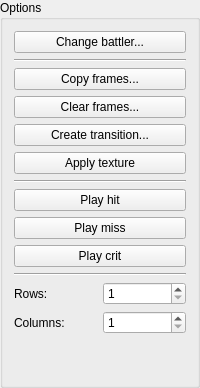
                           <widget class="QGroupBox" name="groupBoxAnimationsOptions">
                            <property name="title">
                             <string>Options</string>
                            </property>
                            <layout class="QGridLayout" name="gridLayout_34">
                             <item row="0" column="0">
                              <layout class="QVBoxLayout" name="verticalLayout_6" stretch="0,0,0,0,0,0,0,0,0,0,0,0,0,0">
                               <item>
                                <widget class="QPushButton" name="pushButtonChangeBattler">
                                 <property name="text">
                                  <string>Change battler...</string>
                                 </property>
                                </widget>
                               </item>
                               <item>
                                <widget class="Line" name="line">
                                 <property name="orientation">
                                  <enum>Qt::Horizontal</enum>
                                 </property>
                                </widget>
                               </item>
                               <item>
                                <widget class="QPushButton" name="pushButtonCopyFrames">
                                 <property name="text">
                                  <string>Copy frames...</string>
                                 </property>
                                </widget>
                               </item>
                               <item>
                                <widget class="QPushButton" name="pushButtonClearFrames">
                                 <property name="text">
                                  <string>Clear frames...</string>
                                 </property>
                                </widget>
                               </item>
                               <item>
                                <widget class="QPushButton" name="pushButtonCreateTransition">
                                 <property name="text">
                                  <string>Create transition...</string>
                                 </property>
                                </widget>
                               </item>
                               <item>
                                <widget class="QPushButton" name="pushButtonApplyTexture">
                                 <property name="text">
                                  <string>Apply texture</string>
                                 </property>
                                </widget>
                               </item>
                               <item>
                                <widget class="Line" name="line_2">
                                 <property name="orientation">
                                  <enum>Qt::Horizontal</enum>
                                 </property>
                                </widget>
                               </item>
                               <item>
                                <widget class="QPushButton" name="pushButtonPlayHit">
                                 <property name="text">
                                  <string>Play hit</string>
                                 </property>
                                </widget>
                               </item>
                               <item>
                                <widget class="QPushButton" name="pushButtonPlayMiss">
                                 <property name="text">
                                  <string>Play miss</string>
                                 </property>
                                </widget>
                               </item>
                               <item>
                                <widget class="QPushButton" name="pushButtonPlayCrit">
                                 <property name="text">
                                  <string>Play crit</string>
                                 </property>
                                </widget>
                               </item>
                               <item>
                                <widget class="Line" name="line_3">
                                 <property name="orientation">
                                  <enum>Qt::Horizontal</enum>
                                 </property>
                                </widget>
                               </item>
                               <item>
                                <layout class="QHBoxLayout" name="horizontalLayout_18">
                                 <item>
                                  <widget class="QLabel" name="labelRows">
                                   <property name="text">
                                    <string>Rows:</string>
                                   </property>
                                  </widget>
                                 </item>
                                 <item>
                                  <widget class="QSpinBox" name="spinBoxAnimationRows">
                                   <property name="minimum">
                                    <number>1</number>
                                   </property>
                                   <property name="maximum">
                                    <number>999</number>
                                   </property>
                                  </widget>
                                 </item>
                                </layout>
                               </item>
                               <item>
                                <layout class="QHBoxLayout" name="horizontalLayout_19">
                                 <item>
                                  <widget class="QLabel" name="labelColumns">
                                   <property name="text">
                                    <string>Columns:</string>
                                   </property>
                                  </widget>
                                 </item>
                                 <item>
                                  <widget class="QSpinBox" name="spinBoxAnimationColumns">
                                   <property name="minimum">
                                    <number>1</number>
                                   </property>
                                   <property name="maximum">
                                    <number>999</number>
                                   </property>
                                  </widget>
                                 </item>
                                </layout>
                               </item>
                               <item>
                                <spacer name="verticalSpacer">
                                 <property name="orientation">
                                  <enum>Qt::Vertical</enum>
                                 </property>
                                 <property name="sizeHint" stdset="0">
                                  <size>
                                   <width>20</width>
                                   <height>40</height>
                                  </size>
                                 </property>
                                </spacer>
                               </item>
                              </layout>
                             </item>
                            </layout>
                           </widget>
